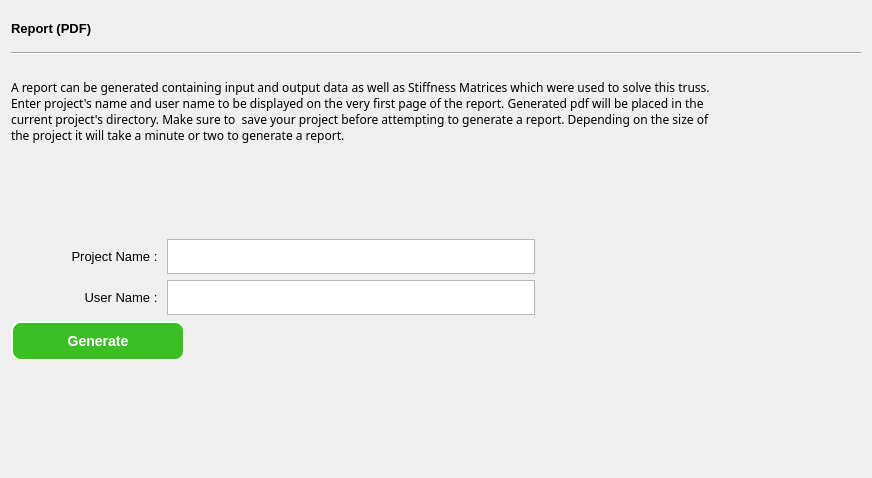
     <widget class="QWidget" name="page_report">
      <property name="maximumSize">
       <size>
        <width>165464</width>
        <height>16777215</height>
       </size>
      </property>
      <layout class="QGridLayout" name="gridLayout_12">
       <item row="5" column="0">
        <spacer name="verticalSpacer_4">
         <property name="orientation">
          <enum>Qt::Vertical</enum>
         </property>
         <property name="sizeHint" stdset="0">
          <size>
           <width>20</width>
           <height>20</height>
          </size>
         </property>
        </spacer>
       </item>
       <item row="4" column="0">
        <layout class="QVBoxLayout" name="verticalLayout_2">
         <item>
          <layout class="QHBoxLayout" name="horizontalLayout_2">
           <item>
            <widget class="QLabel" name="label_21">
             <property name="minimumSize">
              <size>
               <width>150</width>
               <height>0</height>
              </size>
             </property>
             <property name="maximumSize">
              <size>
               <width>150</width>
               <height>31</height>
              </size>
             </property>
             <property name="font">
              <font>
               <pointsize>10</pointsize>
               <weight>50</weight>
               <bold>false</bold>
              </font>
             </property>
             <property name="text">
              <string>Project Name : </string>
             </property>
             <property name="alignment">
              <set>Qt::AlignRight|Qt::AlignTrailing|Qt::AlignVCenter</set>
             </property>
            </widget>
           </item>
           <item>
            <widget class="QPlainTextEdit" name="projectName">
             <property name="minimumSize">
              <size>
               <width>300</width>
               <height>0</height>
              </size>
             </property>
             <property name="maximumSize">
              <size>
               <width>630</width>
               <height>35</height>
              </size>
             </property>
             <property name="font">
              <font>
               <family>SansSerif</family>
               <pointsize>10</pointsize>
              </font>
             </property>
            </widget>
           </item>
          </layout>
         </item>
         <item>
          <layout class="QHBoxLayout" name="horizontalLayout_3">
           <item>
            <widget class="QLabel" name="label_22">
             <property name="minimumSize">
              <size>
               <width>150</width>
               <height>0</height>
              </size>
             </property>
             <property name="maximumSize">
              <size>
               <width>150</width>
               <height>31</height>
              </size>
             </property>
             <property name="font">
              <font>
               <pointsize>10</pointsize>
               <weight>50</weight>
               <bold>false</bold>
              </font>
             </property>
             <property name="text">
              <string>User Name : </string>
             </property>
             <property name="alignment">
              <set>Qt::AlignRight|Qt::AlignTrailing|Qt::AlignVCenter</set>
             </property>
            </widget>
           </item>
           <item>
            <widget class="QPlainTextEdit" name="userName">
             <property name="minimumSize">
              <size>
               <width>100</width>
               <height>0</height>
              </size>
             </property>
             <property name="maximumSize">
              <size>
               <width>630</width>
               <height>35</height>
              </size>
             </property>
             <property name="font">
              <font>
               <family>SansSerif</family>
               <pointsize>10</pointsize>
              </font>
             </property>
            </widget>
           </item>
          </layout>
         </item>
         <item>
          <widget class="QPushButton" name="pushbutton_generate">
           <property name="minimumSize">
            <size>
             <width>174</width>
             <height>0</height>
            </size>
           </property>
           <property name="maximumSize">
            <size>
             <width>20</width>
             <height>40</height>
            </size>
           </property>
           <property name="styleSheet">
            <string notr="true">QPushButton {
	background-color: rgb(58, 192, 37);
	color: rgb(255, 255, 255);
    border-style: outset;
    border-width: 2px;
    border-radius: 10px;
    border-color: beige;
    font: bold 14px;
    min-width: 10em;
}
QPushButton:hover {
	background-color: rgb(52, 165, 32);
    border-style: inset;
}
</string>
           </property>
           <property name="text">
            <string>
Generate
</string>
           </property>
          </widget>
         </item>
         <item>
          <spacer name="verticalSpacer">
           <property name="orientation">
            <enum>Qt::Vertical</enum>
           </property>
           <property name="sizeHint" stdset="0">
            <size>
             <width>20</width>
             <height>40</height>
            </size>
           </property>
          </spacer>
         </item>
        </layout>
       </item>
       <item row="3" column="0">
        <spacer name="verticalSpacer_5">
         <property name="orientation">
          <enum>Qt::Vertical</enum>
         </property>
         <property name="sizeHint" stdset="0">
          <size>
           <width>20</width>
           <height>20</height>
          </size>
         </property>
        </spacer>
       </item>
       <item row="2" column="0" colspan="2">
        <widget class="QLabel" name="label_19">
         <property name="minimumSize">
          <size>
           <width>850</width>
           <height>100</height>
          </size>
         </property>
         <property name="maximumSize">
          <size>
           <width>16777215</width>
           <height>100</height>
          </size>
         </property>
         <property name="font">
          <font>
           <family>Segoe UI Semibold</family>
           <pointsize>9</pointsize>
          </font>
         </property>
         <property name="text">
          <string>A report can be generated containing input and output data as well as Stiffness Matrices which were used to solve this truss. 
Enter project's name and user name to be displayed on the very first page of the report. Generated pdf will be placed in the
current project's directory. Make sure to  save your project before attempting to generate a report. Depending on the size of 
the project it will take a minute or two to generate a report.</string>
         </property>
        </widget>
       </item>
       <item row="0" column="0">
        <widget class="QLabel" name="label_20">
         <property name="minimumSize">
          <size>
           <width>0</width>
           <height>35</height>
          </size>
         </property>
         <property name="maximumSize">
          <size>
           <width>16777215</width>
           <height>35</height>
          </size>
         </property>
         <property name="font">
          <font>
           <pointsize>10</pointsize>
           <weight>75</weight>
           <bold>true</bold>
          </font>
         </property>
         <property name="text">
          <string>Report (PDF)</string>
         </property>
        </widget>
       </item>
       <item row="1" column="0" colspan="2">
        <widget class="Line" name="line_9">
         <property name="orientation">
          <enum>Qt::Horizontal</enum>
         </property>
        </widget>
       </item>
       <item row="3" column="1" rowspan="3">
        <widget class="QWidget" name="widget" native="true">
         <property name="minimumSize">
          <size>
           <width>320</width>
           <height>300</height>
          </size>
         </property>
         <property name="maximumSize">
          <size>
           <width>16777215</width>
           <height>16777215</height>
          </size>
         </property>
         <property name="sizeIncrement">
          <size>
           <width>0</width>
           <height>0</height>
          </size>
         </property>
         <property name="styleSheet">
          <string notr="true">
border-image: url(:/newPrefix/Example/Screenshot 2020-11-19 021116.png)  0 0 0 0 stretch stretch;</string>
         </property>
        </widget>
       </item>
      </layout>
     </widget>
